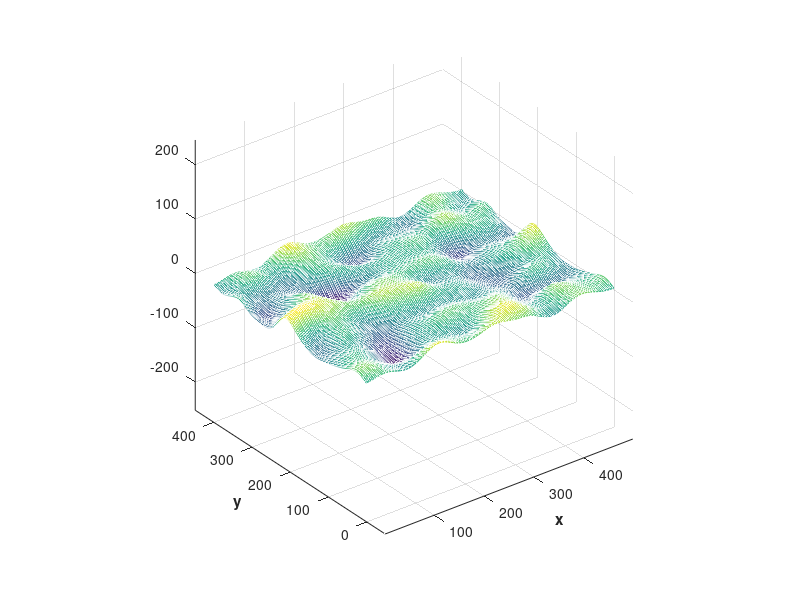

The MATLAB script that drew this image:
clear
clc

%I want to generate a microsttructure with twice roughness hight of surface_roughness_half
load('Surface_Roughness.mat');
Factor=1; 

%I want to generate a microsttructure with half a roughness hight of surface_roughness
% load('Surface_Roghnsess.mat');
% Factor=1/2;


F=Factor*F*1000;
f=Factor*f*1000;
x=x*1000+250;
y=(y*1000+250)*0.8;
mesh(x,y,f); 
axis('equal'); 
xlabel('x','FontWeight','bold'), ylabel('y','FontWeight','bold'), zlabel('')
grid('on'), rotate3d('on');
